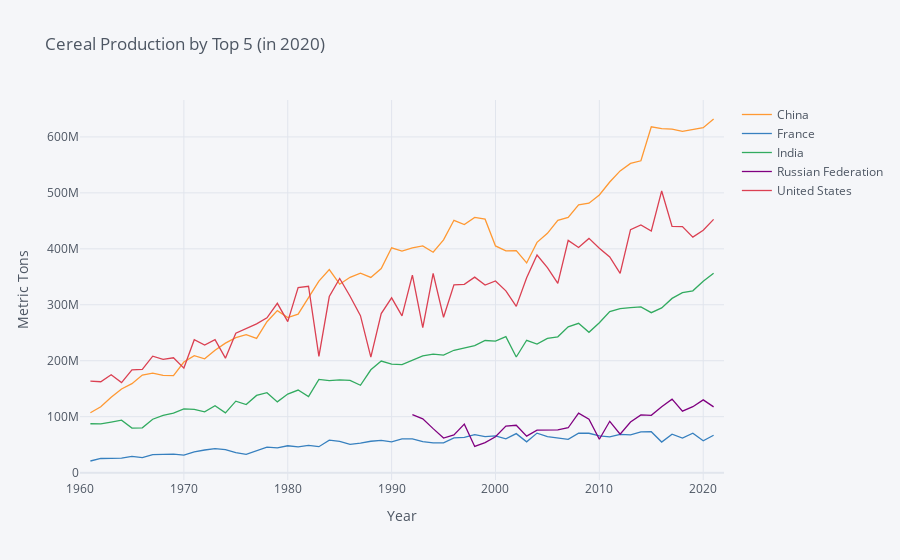

Notebook cell for this chart:
### Markdown cell above
The great majority of food (as measured by calories) originates in the form of cereals; some of these are turned into products directly consumed by humans (bread, rice, hominy); others are used to feed livestock, which humans subsequently eat.  So what&rsquo;s happened to cereal production over the last few decades?

### Code cell
vars = {"AG.PRD.CREL.MT":"Cereal production"}


use=["CHN","USA","IND","FRA","RUS"]

cereals = fix_date_index(wbdata.get_dataframe(vars,country=use)).squeeze().unstack('country')

# Use this to find top producers:
#big_producers = cereals.query('date==2020').squeeze().sort_values(ascending=False)
#big_producers.head(20)

cereals.iplot(xTitle="Year",yTitle="Metric Tons",
              title="Cereal Production by Top 5 (in 2020)")
